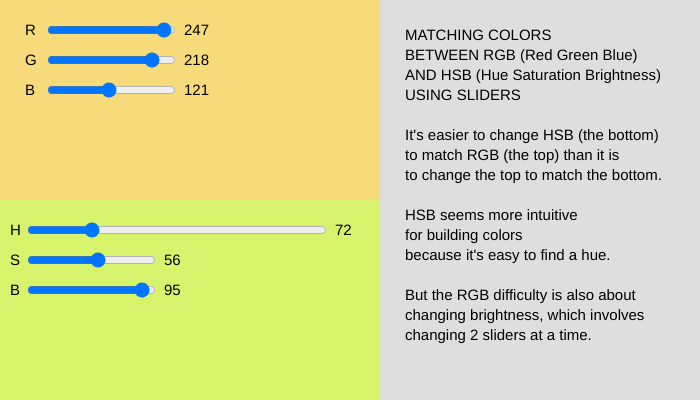
Frame 1 (no input)
Frame 60 (no input): identical to frame 1, image omitted
Frame 120 (the mouse pressed at the canvas centre since frame 60): identical to frame 1, image omitted

The p5.js sketch that drew this single still picture (run headless with seeded random() and noise() and a simulated clock; from frame 60 on, the mouse is pressed at the canvas centre):

// p5.js sketch
// ── sketch.js
// RGB HSB sliders v4
//https://editor.p5js.org/benjamin.bergery/sketches/SRxmhK37U
// enabling you to compare and see if you can match colors via Red Green Blue versus
// Hue Saturation Brightness sliders

let rSlider, gSlider, bSlider;

function setup() {
  createCanvas(700, 400);
  textSize(15);
  noStroke();
  background(222);

  // create RGB sliders
  rSlider = createSlider(0, 255, 247);
  rSlider.position(45, 20);
  gSlider = createSlider(0, 255, 218);
  gSlider.position(45, 50);
  bSlider = createSlider(0, 255, 121);
  bSlider.position(45, 80);

  // create HSB sliders
  // hue range 0-360
  huSlider = createSlider(0, 360, 72);
  huSlider.position(25, 220);
  huSlider.style("width", "300px");
  saSlider = createSlider(0, 100, 56);
  saSlider.position(25, 250);
  brSlider = createSlider(0, 100, 95);
  brSlider.position(25, 280);

  writeComments();

}

function draw() {

  let r = rSlider.value();
  let g = gSlider.value();
  let b = bSlider.value();

  colorMode(RGB);

  // draw top color rectangle
  fill(r, g, b);
  rect(0, 0, 380, 200);

  // write RGB text values
  fill(0);
  text("R", 25, 35);
  text(r, 25 + rSlider.width + 30, 35);
  text("G", 25, 65);
  text(g, 25 + gSlider.width + 30, 65);
  text("B", 25, 95);
  text(b, 25 + bSlider.width + 30, 95);

  // switching to Hue Saturation Brightness
  // color mode
  colorMode(HSB, 360, 100, 100, 1);

  let hu = huSlider.value();
  let sa = saSlider.value();
  let br = brSlider.value();

  // draw bottom color rectangle  
  fill(hu, sa, br);
  rect(0, 200, 380, 200);

  // write HSB text values
  fill(0, 0, 0);
  text("H", 10, 235);
  text(hu, 25 + huSlider.width + 10, 235);
  text("S", 10, 265);
  text(sa, 25 + gSlider.width + 10, 265);
  text("B", 10, 295);
  text(br, 25 + bSlider.width + 10, 295);
}

function writeComments() {

  let topx = 405;
  let topy = 40;
  let line = 20;

  text("MATCHING COLORS", topx, topy);
  text("BETWEEN RGB (Red Green Blue) ", topx, topy + line);
  text("AND HSB (Hue Saturation Brightness)", topx, topy + line * 2);
  text("USING SLIDERS", topx, topy + line * 3);
  text(" ", topx, topy + line * 4);

  let paragraphy = topy + line * 5;
  text("It's easier to change HSB (the bottom)", topx, paragraphy);
  text("to match RGB (the top) than it is", topx, paragraphy + line);
  text("to change the top to match the bottom.", topx, paragraphy + line * 2);
  text(" ", topx, paragraphy + line * 3);
  text("HSB seems more intuitive", topx, paragraphy + line * 4);
  text("for building colors ", topx, paragraphy + line * 5);
  text("because it's easy to find a hue.", topx, paragraphy + line * 6);
  text(" ", topx, paragraphy + line * 7);
  text("But the RGB difficulty is also about", topx, paragraphy + line * 8);
  text("changing brightness, which involves", topx, paragraphy + line * 9);
  text("changing 2 sliders at a time.", topx, paragraphy + line * 10);
  //
}
